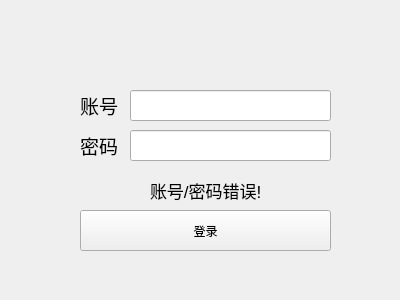
<?xml version="1.0" encoding="UTF-8"?>
<ui version="4.0">
 <class>login</class>
 <widget class="QDialog" name="login">
  <property name="geometry">
   <rect>
    <x>0</x>
    <y>0</y>
    <width>400</width>
    <height>300</height>
   </rect>
  </property>
  <property name="windowTitle">
   <string>登录</string>
  </property>
  <widget class="QLineEdit" name="lineEdit">
   <property name="geometry">
    <rect>
     <x>130</x>
     <y>90</y>
     <width>201</width>
     <height>31</height>
    </rect>
   </property>
   <property name="font">
    <font>
     <pointsize>14</pointsize>
    </font>
   </property>
  </widget>
  <widget class="QLineEdit" name="lineEdit_2">
   <property name="geometry">
    <rect>
     <x>130</x>
     <y>130</y>
     <width>201</width>
     <height>31</height>
    </rect>
   </property>
   <property name="font">
    <font>
     <pointsize>14</pointsize>
    </font>
   </property>
  </widget>
  <widget class="QLabel" name="label">
   <property name="geometry">
    <rect>
     <x>80</x>
     <y>90</y>
     <width>41</width>
     <height>31</height>
    </rect>
   </property>
   <property name="font">
    <font>
     <pointsize>14</pointsize>
    </font>
   </property>
   <property name="text">
    <string>账号</string>
   </property>
  </widget>
  <widget class="QLabel" name="label_2">
   <property name="geometry">
    <rect>
     <x>80</x>
     <y>130</y>
     <width>41</width>
     <height>31</height>
    </rect>
   </property>
   <property name="font">
    <font>
     <pointsize>14</pointsize>
    </font>
   </property>
   <property name="text">
    <string>密码</string>
   </property>
  </widget>
  <widget class="QToolButton" name="toolButton">
   <property name="geometry">
    <rect>
     <x>80</x>
     <y>210</y>
     <width>251</width>
     <height>41</height>
    </rect>
   </property>
   <property name="text">
    <string>登录</string>
   </property>
  </widget>
  <widget class="QLabel" name="label_3">
   <property name="geometry">
    <rect>
     <x>150</x>
     <y>180</y>
     <width>121</width>
     <height>21</height>
    </rect>
   </property>
   <property name="font">
    <font>
     <pointsize>13</pointsize>
    </font>
   </property>
   <property name="text">
    <string>账号/密码错误!</string>
   </property>
  </widget>
 </widget>
 <resources/>
 <connections/>
</ui>
